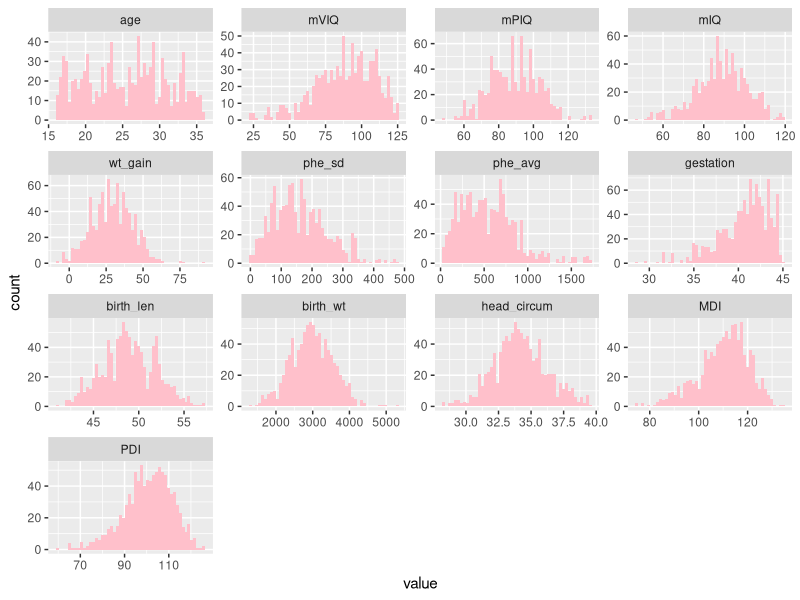
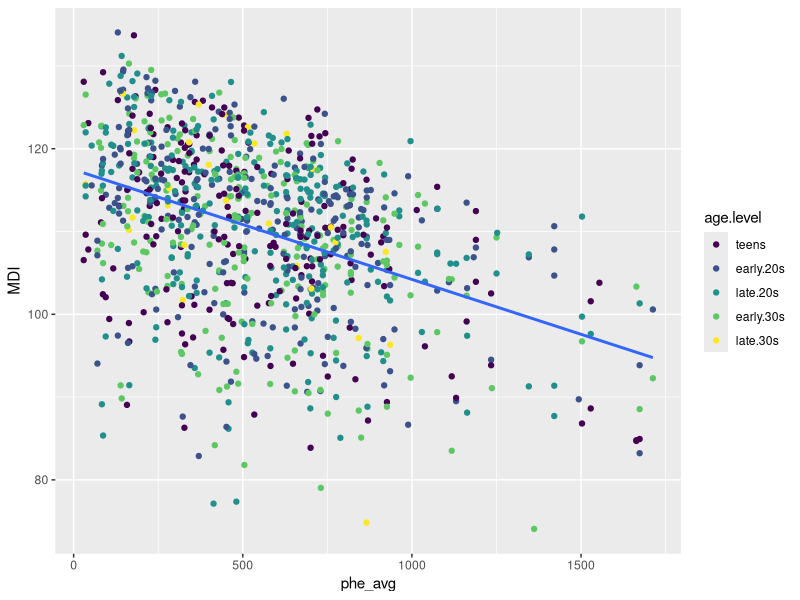
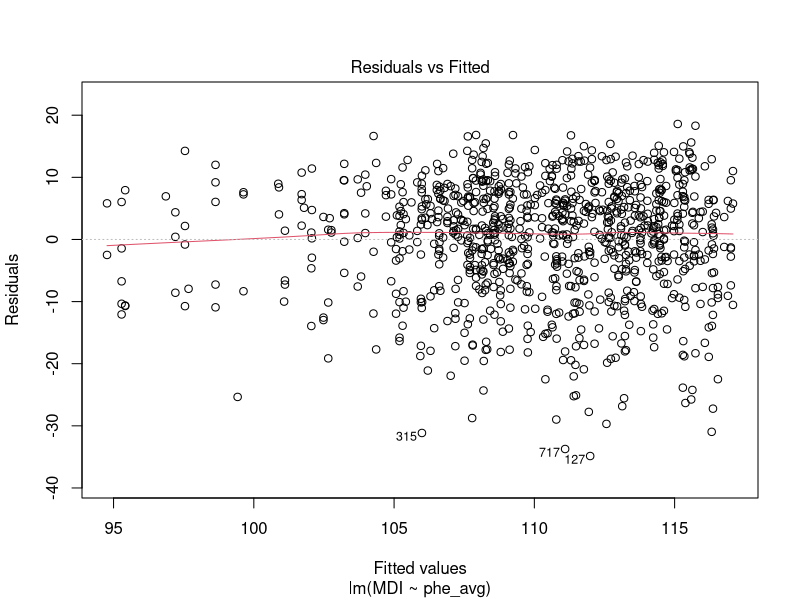
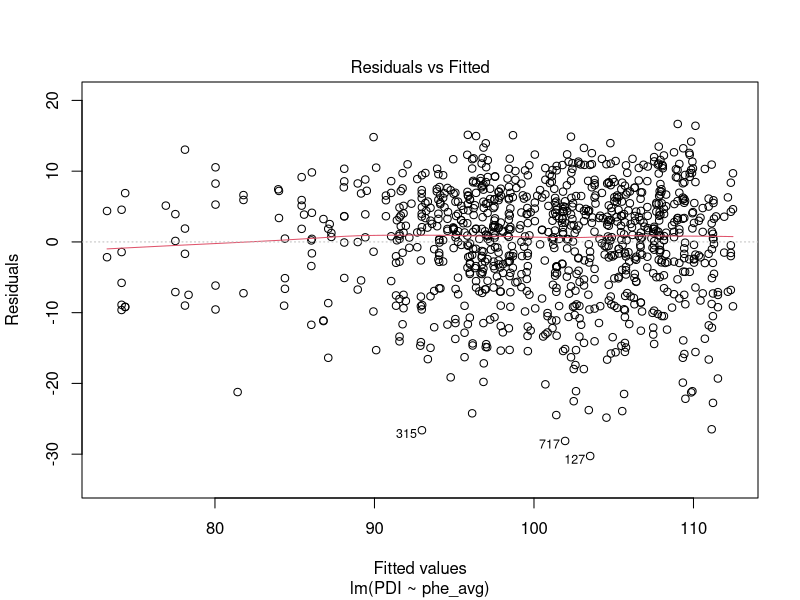
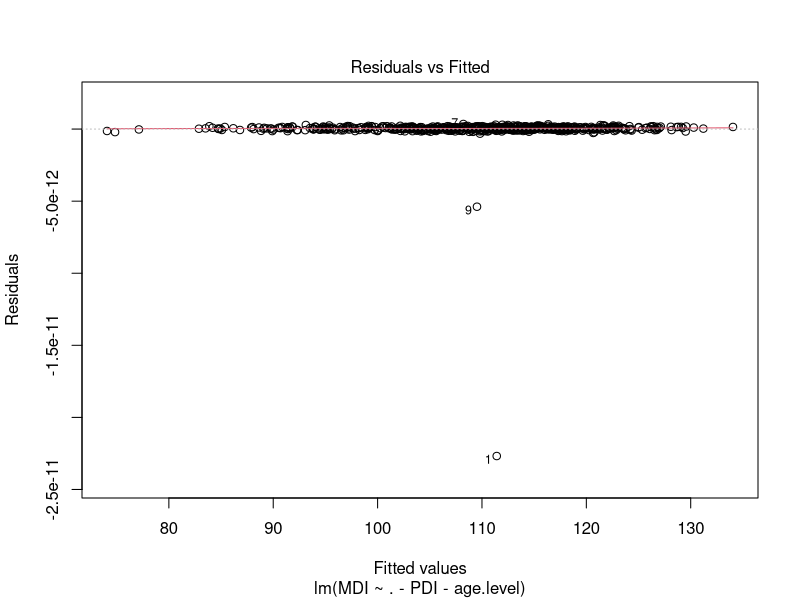
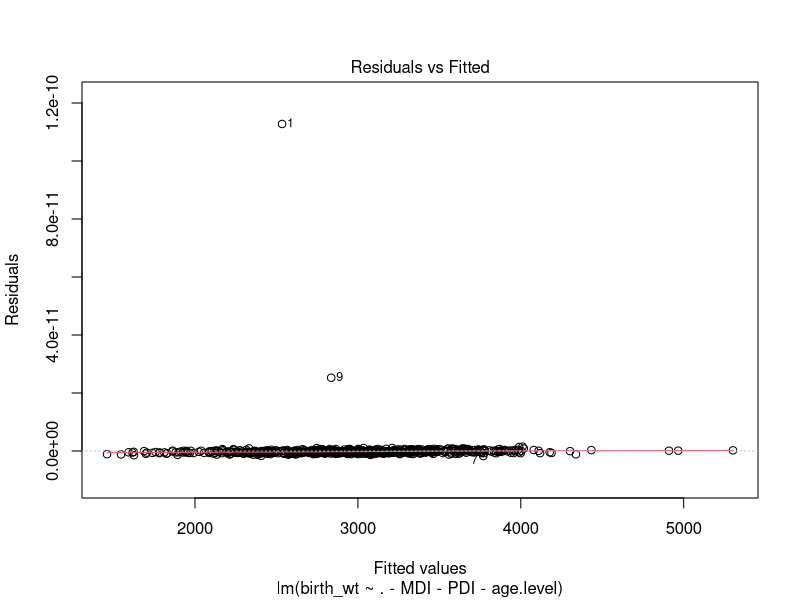
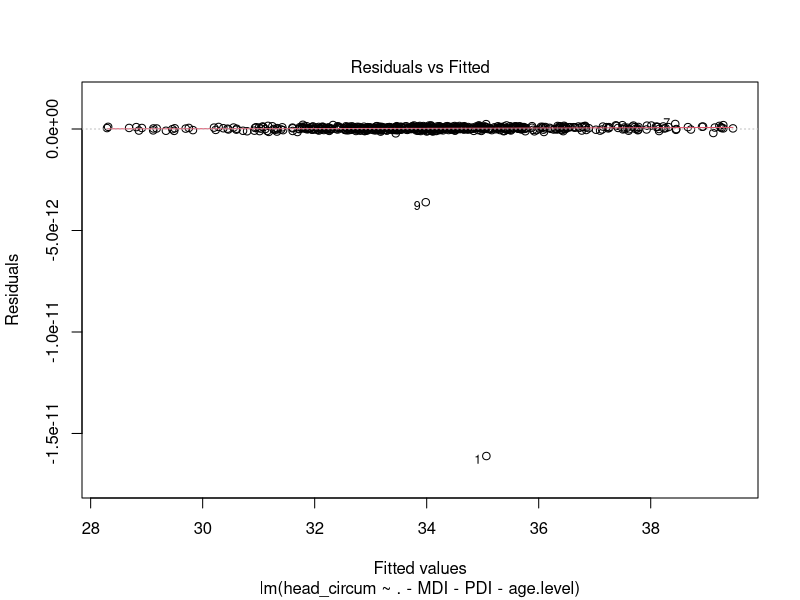

Source code (R) for these figures, in order:
## ---- chunk 1
knitr::opts_chunk$set(echo = TRUE)
## ---- chunk 2
library(dplyr)
library(reshape2)
library(ggplot2)
## ---- chunk 3
generateData = function(N=412){
  #Random generated variables: 
  age = sample(c(runif(412,16,36)),N,replace = T) 
  mVIQ = sample(c(abs(105-rweibull(376,2, 45))+22, rep(NA,(412-376))),N,replace = T)
  mPIQ = sample(c(rnorm(378, 88.5,14.4), rep(NA,(412-378))),N,replace = T)
  mIQ = sample(c((mVIQ+mPIQ)/2), N,replace = T)
  gestation = sample(c(45-rweibull(412,1.6,5)),N,replace = T)
  phe_sd = sample(c(rweibull(408,2,188),rep(NA,(412-408))),N, replace = T)
  phe_avg = sample(c(rweibull(412,1.8,610)),N,replace = T)
  # *Missing values are generated as NA proportionally to the real data.  
  
  # Formulated variables based on related variables:
  wt_gain= sample(c(rnorm(366,25.0,14.1),rep(NA,(412-366))),N,replace = T)+0.1*gestation
  birth_len = sample(c(rnorm(406,45.0,3.1),rep(NA,(412-406))),N,replace = T)+0.1*gestation
  head_circum = sample(c(rnorm(403,32.8,2.0),rep(NA,(412-403))),N, replace = T)+0.1*gestation-0.001*phe_avg-2  
  birth_wt = 38*gestation+7*head_circum+41*wt_gain
  MDI = 1.5*head_circum+3*gestation-0.012*phe_avg-56.5
  PDI = 1.5*head_circum+2.5*gestation-0.022*phe_avg-40.5
  
  # Compose into data frame:
  result = data.frame(age, mVIQ, mPIQ, mIQ, wt_gain, phe_sd,
                      phe_avg, gestation, birth_len, birth_wt,
                      head_circum, MDI, PDI)
  return(result)
}
## ---- chunk 4
data = generateData(1000)
summary(data)
## ---- chunk 5
b = melt(data)
ggplot(b,aes(x = value)) + 
  facet_wrap(~variable,scales = "free")+
  geom_histogram(fill="pink",bins = 50)
cor(na.omit(data))
data = mutate(data, age.level=factor(ifelse(data$age<20, "teens", ifelse(data$age<25,"early.20s",ifelse(data$age<30,"late.20s",ifelse(data$age<35,"early.30s","late.30s")))),levels = c("teens", "early.20s","late.20s", "early.30s", "late.30s"), ordered = T
)) 
ggplot(data=data, aes(x=phe_avg, y = MDI))+geom_point(aes(color = age.level))+
  geom_smooth(data=data, aes(x=phe_avg,y=MDI),method = "lm", se = F)
## ---- chunk 6
lm1 = lm(MDI ~ phe_avg, data =data)  
summary(lm1)   
plot(lm1,1)   
## ---- chunk 7
lm2 = lm(PDI ~ phe_avg, data =data)  
summary(lm2)  
plot(lm2,1)  
## ---- chunk 8
full1 = lm(MDI ~ . -PDI-age.level , data =data)  
summary(full1)  
plot(full1,1)   
## ---- chunk 9
bwt_all = lm(birth_wt ~ . -MDI -PDI -age.level, data = data)  
summary(bwt_all)  
plot(bwt_all,1)  
## ---- chunk 10
hcir_all = lm(head_circum ~ . -MDI -PDI -age.level, data = data)  
summary(hcir_all)  
plot(hcir_all,1)  
